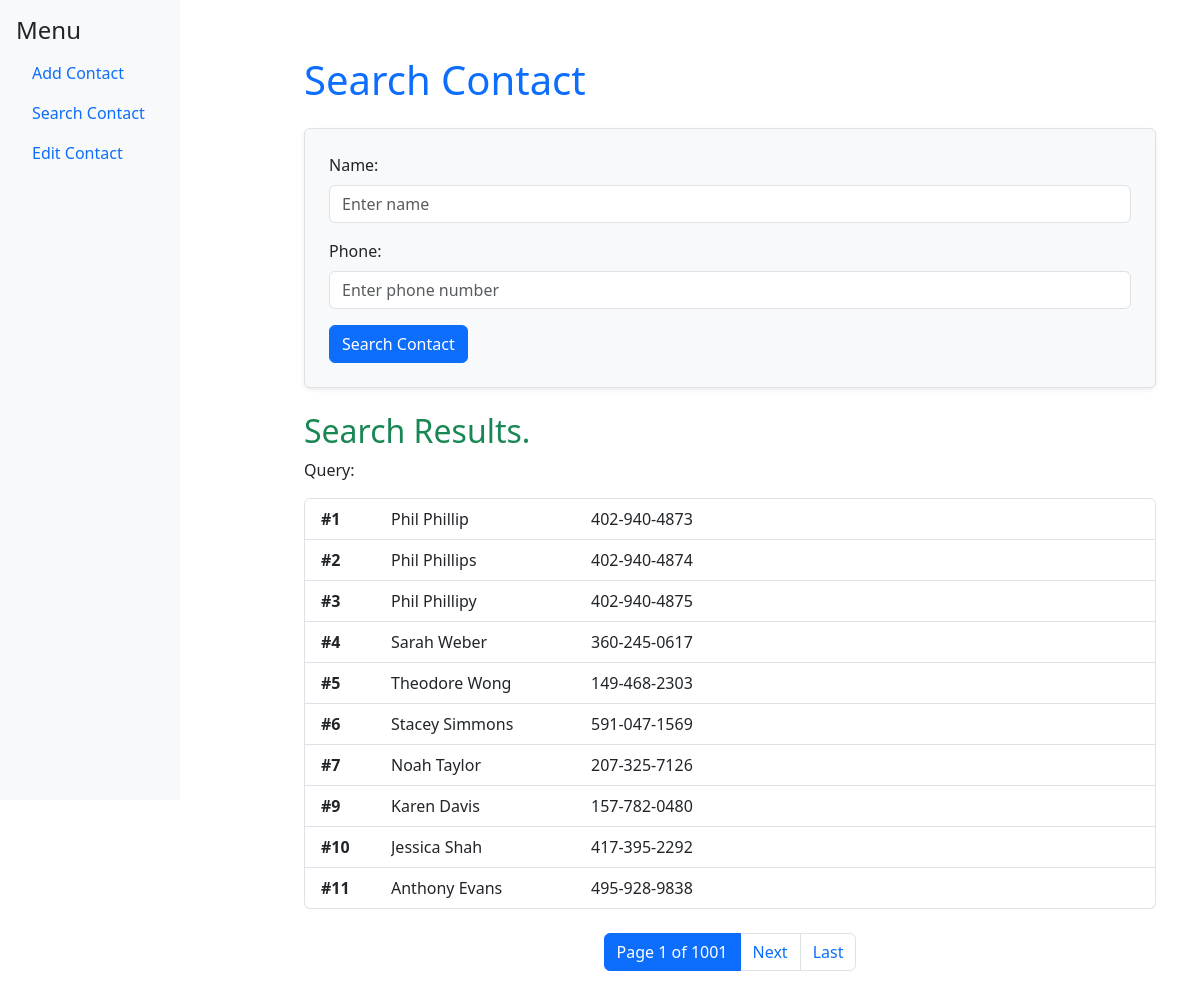
The app's page /search/ with its own data.
### contacts/models.py (models this page shows, shortened)
class Contact(models.Model):
    id = models.AutoField(primary_key=True)
    name = models.CharField(max_length=100)
    phone = models.CharField(max_length=15)

### contacts/views.py (the view)
# urls.py: path("search/", search_contact, name="search_contact"),
def search_contact(request):
    page_number = request.GET.get("page", 1)
    name = request.GET.get("name", "").strip()
    phone = request.GET.get("phone", "").strip()
    if request.method == "POST":
        name = request.POST.get("name", "").strip()
        phone = request.POST.get("phone", "").strip()
        page_number = 1
    if name or phone:
        contacts = Contact.objects.filter(
            name__icontains=name, phone__icontains=phone
        ).order_by("id")  # Order by name to ensure consistency
    else:
        contacts = Contact.objects.all().order_by("id")  # Order the results
    paginator = Paginator(contacts, 10)
    page_obj = paginator.get_page(page_number)
    return render(
        request,
        "search_contact_css.html",
        {"contacts": page_obj,
         "name_query": name,
         "phone_query": phone},
    )

### contacts/templates/search_contact_css.html (shortened to what this page needs)
{% extends 'base.html' %} {% block title %}Search Contact{% endblock %}
{% block content %}
<div class="container mt-4">
  <h1 class="mb-4 text-primary">Search Contact</h1>
  <form method="POST" class="border p-4 bg-light rounded shadow-sm">
    <div class="mb-3">
      <label for="name" class="form-label">Name:</label>
      <input
        type="text"
        id="name"
        name="name"
        class="form-control"
        placeholder="Enter name"
        value="{{ name_query }}"
      />
    </div>
    <div class="mb-3">
      <label for="phone" class="form-label">Phone:</label>
      <input
        type="text"
        id="phone"
        name="phone"
        class="form-control"
        placeholder="Enter phone number"
        value="{{ phone_query }}"
      />
    </div>
    <button type="submit" class="btn btn-primary">Search Contact</button>
  </form>
  {% if contacts %}
  <div class="mt-4">
    <h2 class="text-success">Search Results.</h2>
    <p>Query: {{ name_query }} {{ phone_query }}</p>
    <ul class="list-group">
      {% for contact in contacts %}
      <li
        class="list-group-item d-flex justify-content-between align-items-center"
      >
        <div class="d-flex align-items-center">
          <strong style="width: 70px; text-align: left"
            >#{{ contact.id }}</strong
          >
          <span
            style="
              width: 200px;
              overflow: hidden;
              text-overflow: ellipsis;
              white-space: nowrap;
            "
            >{{ contact.name }}</span
          >
          <span
            style="
              width: 250px;
              overflow: hidden;
              text-overflow: ellipsis;
              white-space: nowrap;
            "
            >{{ contact.phone }}</span
          >
        </div>
      </li>
      {% endfor %}
    </ul>
    <nav aria-label="Page navigation" class="mt-4">
      <ul class="pagination justify-content-center">
        <li class="page-item active">
          <span class="page-link">
            Page {{ contacts.number }} of {{ contacts.paginator.num_pages }}
          </span>
        </li>
        {% if contacts.has_next %}
        <li class="page-item">
          <a
            class="page-link"
            href="?page={{ contacts.next_page_number }}&name={{ name_query }}&phone={{ phone_query }}"
            >Next</a
          >
        </li>
        <li class="page-item">
          <a
            class="page-link"
            href="?page={{ contacts.paginator.num_pages }}&name={{ name_query }}&phone={{ phone_query }}"
            >Last</a
          >
        </li>
        {% endif %}
      </ul>
    </nav>
  </div>
  {% elif request.method == "POST" %}
  <div class="alert alert-warning mt-4" role="alert">
    No contacts found. Please try again.
  </div>
  {% endif %}
</div>
{% endblock %}

### contacts/templates/base.html (shortened to what this page needs)
{% load static %}
<!DOCTYPE html>
<html lang="en">
  <head>
    <link href="{% static 'css/bootstrap.min.css' %}" rel="stylesheet" />
  </head>
  <body>
    <div class="sidebar">
      <h4>Menu</h4>
      <ul class="nav flex-column">
        <li class="nav-item">
          <a class="nav-link" href="{% url 'add_contact' %}">Add Contact</a>
        </li>
        <li class="nav-item">
          <a class="nav-link" href="{% url 'search_contact' %}"> Search Contact </a>
        </li>
        <li class="nav-item">
          <a class="nav-link" href="{% url 'edit_contact' 0 1 %}"> Edit Contact </a>
        </li>
      </ul>
    </div>
    <main class="content">{% block content %} {% endblock %}</main>
  </body>
</html>

### contacts/templates/base.html (style rules this page uses)
.sidebar { height: 100vh; background-color: #f8f9fa; padding: 1rem; position: fixed; width: 180px; margin-right: 2px; }
.content { margin-left: 260px; padding: 2rem; }

### records on screen
Contact: id "1", name "Phil Phillip", phone "402-940-4873"
Contact: id "2", name "Phil Phillips", phone "402-940-4874"
Contact: id "3", name "Phil Phillipy", phone "402-940-4875"
Contact: id "4", name "Sarah Weber", phone "360-245-0617"
Contact: id "5", name "Theodore Wong", phone "149-468-2303"
Contact: id "6", name "Stacey Simmons", phone "591-047-1569"
Contact: id "7", name "Noah Taylor", phone "207-325-7126"
Contact: id "9", name "Karen Davis", phone "157-782-0480"
Contact: id "10", name "Jessica Shah", phone "417-395-2292"
Contact: id "11", name "Anthony Evans", phone "495-928-9838"

### other values on screen
{{ contacts.number }} "1"
{{ contacts.paginator.num_pages }} "1001"
